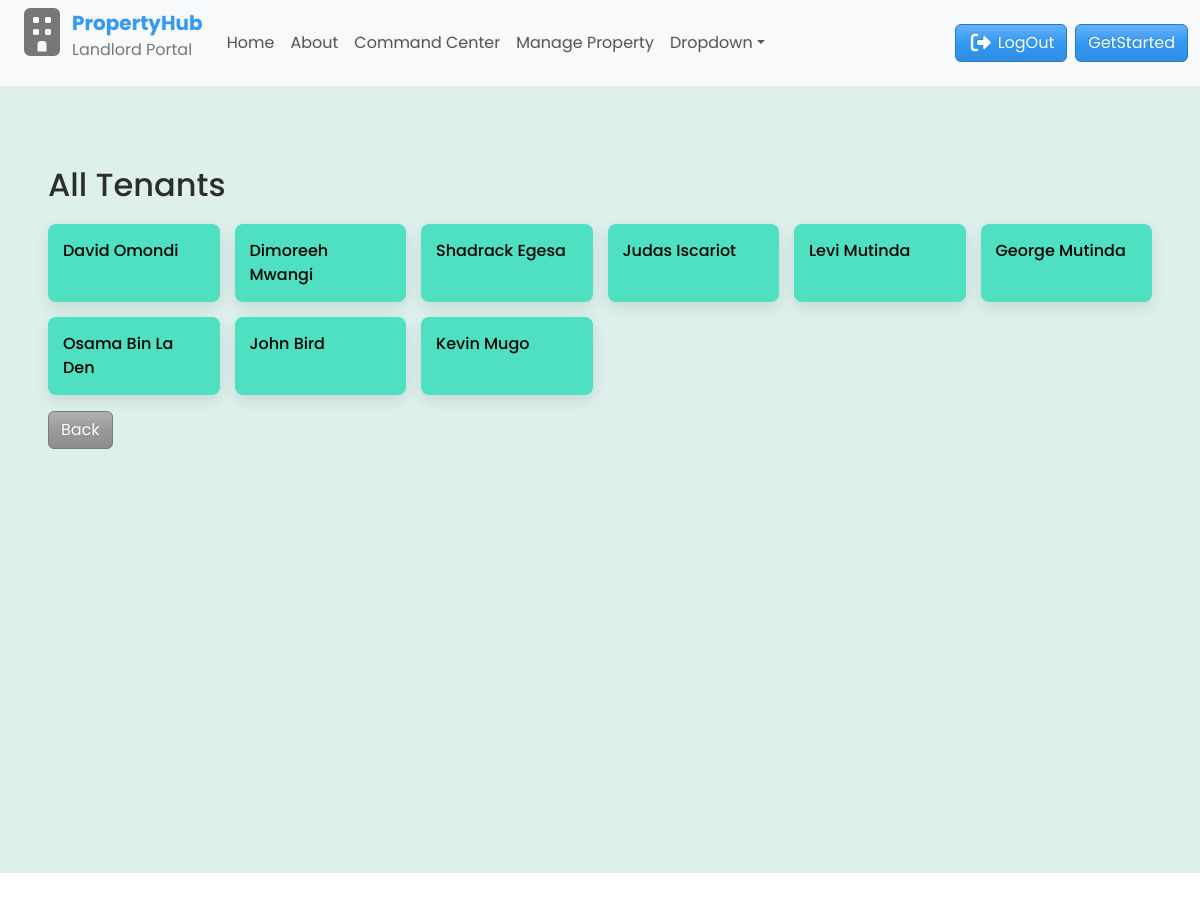
The page /tenants/ on the database its author committed.
### main/models.py (models this page shows, shortened)
class Profile(models.Model):
    user = models.OneToOneField(User, on_delete=models.CASCADE)
    bedsitter = models.OneToOneField(Bedsitter, on_delete=models.SET_NULL, null=True, blank=True, related_name='tenant')
    first_name = models.CharField(max_length=50)
    last_name = models.CharField(max_length=50)
    phone_number = models.CharField(max_length=20)
    email = models.EmailField(blank=True, null=True)
    id_number = models.CharField(max_length=20, blank=True, null=True)
    profile_photo = models.ImageField(upload_to='uploads/product', blank=True, null=True)

### main/views.py (the view)
# urls.py: path("tenants/", views.tenant_list, name="tenant_list"),
def tenant_list(request):
    tenants = Profile.objects.all()
    return render(request, 'main/tenant_list.html', {"tenants": tenants})

### main/templates/main/tenant_list.html
{% extends 'main/base.html' %} {% block content %}
<div class="container-fluid" id="tenant-list">
  <h2>All Tenants</h2>
  <div>
    <div class="tenant-wrapper">
      {% for tenant in tenants %}
      <div class="tenant-card">
        <a href="{% url 'tenant_detail' tenant.id %}">
          {{ tenant.first_name }} {{ tenant.last_name }}
        </a>
      </div>
      {% empty %}
      <p>No tenants found.</p>
      {% endfor %}
    </div>
    <a href="javascript:history.back()" class="btn btn-secondary mt-3">Back</a>
  </div>
  <br />
  <br />
  <br />
  <br />
  <br />
  <br />
  <br />
  <br />
  <br />
  <br />
  <br />
</div>
{% endblock %}

### main/static/css/styles.css (style rules this page uses)
* { box-sizing: border-box; padding: 0; margin: 0; font-family: "poppins", sans-serif; text-decoration: none; }
body, html { overflow-x: hidden; height: 100vh; transition: 0.4s; }
a { text-decoration: none; }
#tenant-list { background-color: #ddf0eb; padding: 5rem 3rem 10rem 3rem; }
.container-fluid .tenant-wrapper { display: grid; grid-template-columns: repeat(auto-fill, minmax(150px, 1fr)); gap: 15px; margin-top: 20px; }
.container-fluid .tenant-wrapper .tenant-card { padding: 15px; border-radius: 8px; box-shadow: 0 5px 15px rgba(0, 0, 0, 0.1); background-color: #4fe0c1; font-weight: 500; }
.container-fluid .tenant-wrapper .tenant-card a { color: black; text-decoration: none; }

### rows shown on the page
Profile: first_name "David", last_name "Omondi"
Profile: first_name "Dimoreeh", last_name "Mwangi"
Profile: first_name "Shadrack", last_name "Egesa"
Profile: first_name "Judas", last_name "Iscariot"
Profile: first_name "Levi", last_name "Mutinda"
Profile: first_name "George", last_name "Mutinda"
Profile: first_name "Osama", last_name "Bin La Den"
Profile: first_name "John", last_name "Bird"
Profile: first_name "Kevin", last_name "Mugo"
